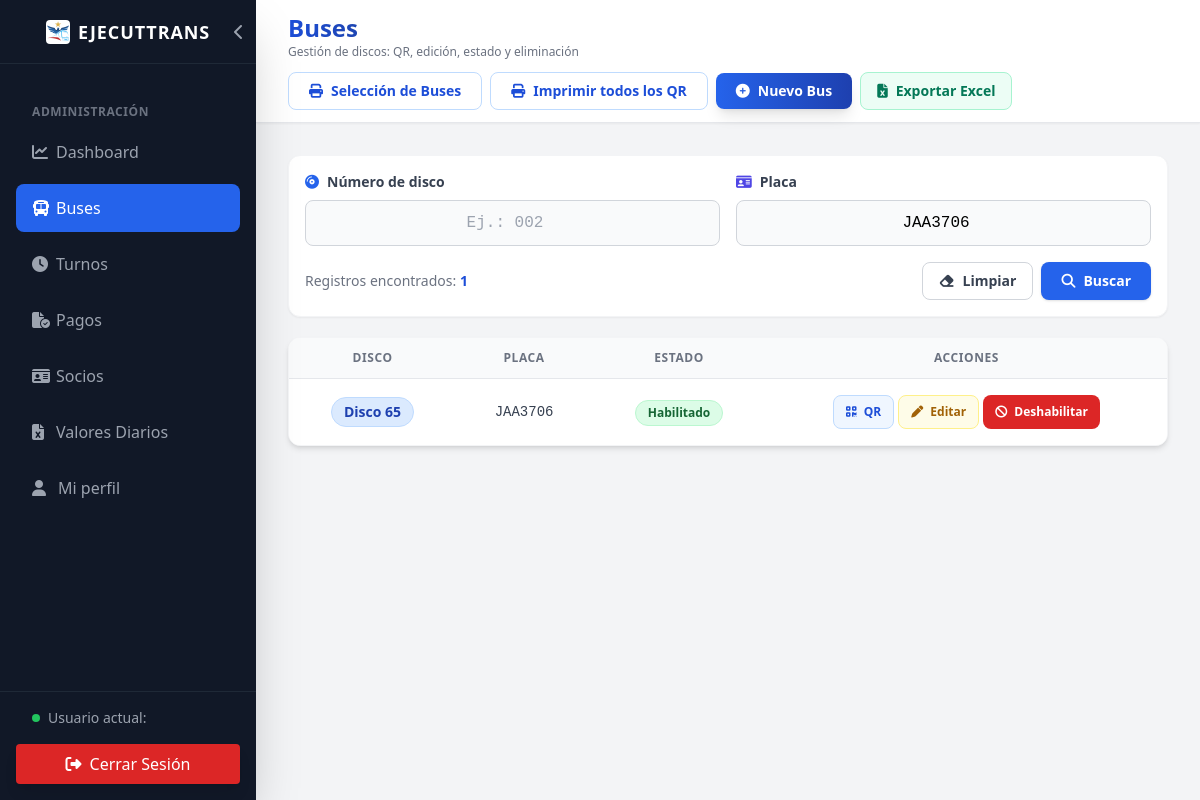
Page /Web/admin/buses.php?placa=JAA3706 (signed in) on the committed database.
### tables this page shows
CREATE TABLE `bus` (
  `id` int NOT NULL AUTO_INCREMENT,
  `placa` varchar(20) NOT NULL,
  `disco` varchar(20) NOT NULL,
  `activo` tinyint(1) DEFAULT '1',
  PRIMARY KEY (`id`),
  UNIQUE KEY `placa` (`placa`)
);

### Dao/BusDao.php (called while the page is built, shortened)
<?php
class BusDao {
    private $conexion;
    public function __construct($conexion) {
        $this->conexion = $conexion;
    }
    public function obtenerTodos() {
        $sql = "SELECT * FROM bus ORDER BY CAST(disco AS UNSIGNED), disco";
        $stmt = $this->conexion->prepare($sql);
        $stmt->execute();
        return $stmt->fetchAll();
    }
    public function obtenerFiltrados($disco = '', $placa = '') {
        $condiciones = [];
        $parametros = [];
        if ($placa !== '') {
            $condiciones[] = 'placa LIKE :placa';
            $parametros[':placa'] = '%' . $placa . '%';
        }
        $where = $condiciones ? 'WHERE ' . implode(' AND ', $condiciones) : '';
        $sql = "SELECT * FROM bus {$where} ORDER BY CAST(disco AS UNSIGNED), disco";
        $stmt = $this->conexion->prepare($sql);
        $stmt->execute($parametros);
        return $stmt->fetchAll();
    }
}
?>

### Web/admin/buses.php (the view, shortened to what this page needs)
<?php
require_once '../../Config/conexion.php';
require_once '../../Dao/BusDao.php';
$busDao = new BusDao($conexion);
$todosLosBuses = $busDao->obtenerTodos();
$filtroDisco = isset($_GET['disco']) && is_scalar($_GET['disco']) ? trim((string)$_GET['disco']) : '';
$filtroPlaca = isset($_GET['placa']) && is_scalar($_GET['placa']) ? trim((string)$_GET['placa']) : '';
$listaBuses = $busDao->obtenerFiltrados($filtroDisco, $filtroPlaca);
$totalBuses = count($todosLosBuses);
$totalResultados = count($listaBuses);
?>
<!DOCTYPE html>
<html lang="es">
<head>
    <script src="https://cdn.tailwindcss.com"></script>
    <link rel="stylesheet" href="https://cdnjs.cloudflare.com/ajax/libs/font-awesome/6.4.0/css/all.min.css">
</head>
<body class="bg-gray-100 flex h-screen overflow-hidden">
    <?php include 'components/sidebar.php'; ?>
    <main class="flex-1 flex flex-col overflow-y-auto mt-16 md:mt-0 w-full">
        <header class="shrink-0 min-h-16 py-3 gap-3 flex-wrap bg-white shadow-sm flex items-center px-4 md:px-8 justify-between border-b border-gray-200">
            <div>
                <h2 class="text-xl md:text-2xl font-bold text-gray-800 text-transparent bg-clip-text bg-gradient-to-r from-blue-700 to-gray-800">
                </h2>
                <p class="text-xs text-gray-500">Gestión de discos: QR, edición, estado y eliminación</p>
            </div>
            <div class="flex flex-wrap items-center gap-2">
            <button id="btnSeleccionarBusesQR" type="button" class="bg-white hover:bg-blue-50 text-blue-700 border border-blue-200 px-5 py-2 rounded-lg transition-all text-sm font-bold flex items-center">
                <i class="fas fa-print mr-2"></i> Selección de Buses
            </button>
            <a href="imprimir_qrs.php" target="_blank" rel="noopener" class="bg-white hover:bg-blue-50 text-blue-700 border border-blue-200 px-5 py-2 rounded-lg transition-all text-sm font-bold flex items-center">
                <i class="fas fa-print mr-2"></i> Imprimir todos los QR
            </a>
            <button id="btnNuevoBus" type="button" class="bg-gradient-to-r from-blue-600 to-blue-800 hover:from-blue-700 hover:to-blue-900 text-white px-5 py-2 rounded-lg shadow-lg transition-all text-sm font-bold flex items-center">
                <i class="fas fa-circle-plus mr-2"></i> Nuevo Bus
            </button>
            </div>
        </header>
        <div class="p-4 md:p-8 w-full max-w-7xl mx-auto">
            <form method="GET" action="buses.php" class="mb-5 rounded-xl border border-gray-100 bg-white p-4 shadow-sm">
                <div class="grid grid-cols-1 md:grid-cols-2 gap-4">
                    <div>
                        <label for="filtroDiscoBus" class="block mb-2 text-sm font-bold text-gray-700">
                            <i class="fas fa-compact-disc mr-2 text-blue-600"></i>Número de disco
                        </label>
                        <input id="filtroDiscoBus" name="disco" type="search" value="<?php echo htmlspecialchars($filtroDisco); ?>" placeholder="Ej.: 002"
                               class="w-full rounded-lg border border-gray-300 bg-gray-50 px-3 py-2.5 text-center font-mono outline-none focus:border-blue-500 focus:ring-2 focus:ring-blue-200">
                    </div>
                    <div>
                        <label for="filtroPlacaBus" class="block mb-2 text-sm font-bold text-gray-700">
                            <i class="fas fa-id-card mr-2 text-indigo-600"></i>Placa
                        </label>
                        <input id="filtroPlacaBus" name="placa" type="search" value="<?php echo htmlspecialchars($filtroPlaca); ?>" placeholder="Ej.: GHA-4587"
                               class="w-full rounded-lg border border-gray-300 bg-gray-50 px-3 py-2.5 text-center font-mono uppercase outline-none focus:border-blue-500 focus:ring-2 focus:ring-blue-200">
                    </div>
                </div>
                <div class="mt-4 flex flex-wrap items-center justify-between gap-3">
                    <p class="text-sm text-gray-500">
                        Registros encontrados: <span class="font-bold text-blue-700"><?php echo $totalResultados; ?></span>
                    </p>
                    <div class="flex gap-2">
                        <a href="buses.php" class="inline-flex items-center rounded-lg border border-gray-300 bg-white px-4 py-2 text-sm font-bold text-gray-700 hover:bg-gray-50">
                            <i class="fas fa-eraser mr-2"></i>Limpiar
                        </a>
                        <button type="submit" class="inline-flex items-center rounded-lg bg-blue-600 px-5 py-2 text-sm font-bold text-white shadow hover:bg-blue-700">
                            <i class="fas fa-magnifying-glass mr-2"></i>Buscar
                        </button>
                    </div>
                </div>
            </form>
            <div class="bg-white rounded-xl shadow-md overflow-hidden border border-gray-100 overflow-x-auto">
                <table class="min-w-full divide-y divide-gray-200">
                    <thead class="bg-gray-50">
                        <tr>
                            <th class="px-6 py-3 text-center text-xs font-bold text-gray-500 uppercase tracking-wider">Disco</th>
                            <th class="px-6 py-3 text-center text-xs font-bold text-gray-500 uppercase tracking-wider">Placa</th>
                            <th class="px-6 py-3 text-center text-xs font-bold text-gray-500 uppercase tracking-wider">Estado</th>
                            <th class="px-6 py-3 text-center text-xs font-bold text-gray-500 uppercase tracking-wider">Acciones</th>
                        </tr>
                    </thead>
                    <tbody class="bg-white divide-y divide-gray-200">
                        <?php if ($totalResultados === 0): ?>
                        <tr>
                            <td colspan="4" class="px-6 py-10 text-center text-gray-500">
                                <i class="fas fa-bus text-3xl mb-3 text-gray-300"></i>
                                <p><?php echo $totalBuses === 0 ? 'Aún no hay buses registrados.' : 'No se encontraron buses con los filtros seleccionados.'; ?></p>
                            </td>
                        </tr>
                        <?php else: ?>
                            <?php foreach ($listaBuses as $bus): ?>
                            <tr class="hover:bg-gray-50 transition-colors <?php echo ($bus['activo'] == 1) ? '' : 'bg-red-50 opacity-70'; ?>">
                                <td class="px-6 py-4 whitespace-nowrap text-center">
                                    <span class="inline-flex items-center px-3 py-1 rounded-full text-sm font-bold bg-blue-100 text-blue-800 border border-blue-200">
                                        Disco <?php echo htmlspecialchars($bus['disco']); ?>
                                    </span>
                                </td>
                                <td class="px-6 py-4 whitespace-nowrap text-center text-sm font-mono text-gray-700">
                                    <?php echo htmlspecialchars($bus['placa']); ?>
                                </td>
                                <td class="px-6 py-4 whitespace-nowrap text-center">
                                    <?php if ($bus['activo'] == 1): ?>
                                        <span class="inline-flex px-3 py-1 rounded-full text-xs font-bold bg-green-100 text-green-800 border border-green-200">Habilitado</span>
                                    <?php else: ?>
                                        <span class="inline-flex px-3 py-1 rounded-full text-xs font-bold bg-red-100 text-red-800 border border-red-200">Deshabilitado</span>
                                    <?php endif; ?>
                                </td>
                                <td class="px-6 py-4 whitespace-nowrap text-center">
                                    <div class="flex flex-wrap justify-center gap-1">
                                        <button class="btnVerQR text-blue-700 hover:text-white bg-blue-50 hover:bg-blue-700 border border-blue-200 text-xs font-bold px-3 py-2 rounded-lg transition-all"
                                                data-disco="<?php echo htmlspecialchars((string)$bus['disco'], ENT_QUOTES, 'UTF-8'); ?>"
                                                data-placa="<?php echo htmlspecialchars((string)($bus['placa'] ?: 'Sin placa'), ENT_QUOTES, 'UTF-8'); ?>">
                                            <i class="fas fa-qrcode mr-1"></i> QR
                                        </button>
                                        <button class="btnEditarBus text-yellow-700 hover:text-white bg-yellow-50 hover:bg-yellow-600 border border-yellow-200 text-xs font-bold px-3 py-2 rounded-lg transition-all"
                                                data-id="<?php echo $bus['id']; ?>"
                                                data-disco="<?php echo htmlspecialchars($bus['disco']); ?>"
                                                data-placa="<?php echo htmlspecialchars($bus['placa']); ?>">
                                            <i class="fas fa-pen mr-1"></i> Editar
                                        </button>
                                        <button class="btnToggleBus text-xs font-bold px-3 py-2 rounded-lg transition-all <?php echo ($bus['activo'] == 1) ? 'bg-red-600 hover:bg-red-700 text-white' : 'bg-green-600 hover:bg-green-700 text-white'; ?>"
                                                data-bus-id="<?php echo $bus['id']; ?>"
                                                data-estado="<?php echo $bus['activo']; ?>"
                                                data-disco="<?php echo htmlspecialchars($bus['disco']); ?>">
                                            <?php echo ($bus['activo'] == 1) ? '<i class="fas fa-ban mr-1"></i> Deshabilitar' : '<i class="fas fa-check-circle mr-1"></i> Habilitar'; ?>
                                        </button>
                                    </div>
                                </td>
                            </tr>
                            <?php endforeach; ?>
                        <?php endif; ?>
                    </tbody>
                </table>
            </div>
        </div>
    </main>
</body>
</html>

### rows in the picture
bus: disco "65", placa "JAA3706", activo "Habilitado"

### other values in the picture
$totalResultados "1"
